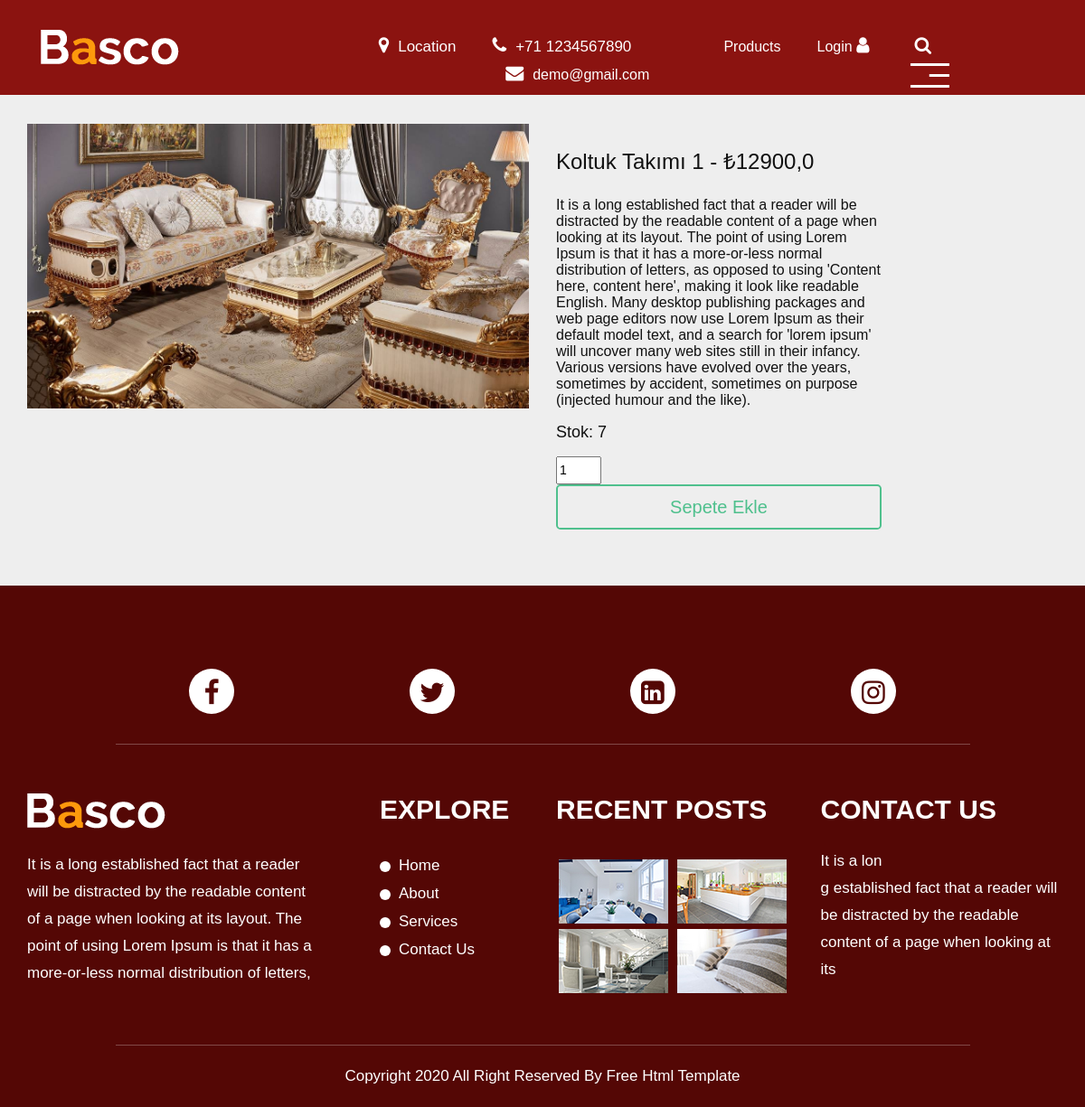
Page /detail/1/ on the committed database.
### appMy/models.py (models this page shows, shortened)
class Product(models.Model):
    category = models.ForeignKey(Category, verbose_name=("Kategori"), on_delete=models.CASCADE, null=True)
    title = models.CharField(("Başlık"), max_length=50)
    text = models.TextField(("Açıklama"))
    price = models.FloatField(("Ürün Fiyatı"))
    image = models.FileField(("Ürün Fotoğrafı"), upload_to='', max_length=100)
    stok = models.IntegerField(("Ürün Stok"))

### appMy/views.py (the view, shortened to what this page needs)
# urls.py: path('detail/<id>/', Detail, name='Detail'),
def Detail(request,id):
    product = get_object_or_404(Product, id=id)
    context = {"product": product}
    return render(request,'detail.html',context)

### appMy/templates/detail.html (shortened to what this page needs)
{% extends 'base.html' %}
{% load static %}
{% block body %}
            <div id="app">
                <div class="container container-space">
                    <div class="row">
                        <div class="col-md-6">
                            <img class="img-fluid" src="{{ product.image.url }}" alt="" />
                            <div class="product-thumbnails">
                                <ul>
                                    <li v-for="(image, index) in productImages"
                                        :class="[activeClass == index ? 'thumbnail-active': '']" :key="index"><img
                                            @click="currentThumnail(image.imageUrl, index)" :src="image.imageUrl" alt="" /></li>
                                </ul>
                            </div>
                        </div>
                        <div class="col-md-4">
                            <h1 class="my-4">{{ product.title }} - ₺{{ product.price }}</h1>
                            <h4 v-if="stockAvailability">{{ product.text }}</h4>
                            <h3 class="my-3">Stok: {{ product.stok }}</h3>
                            <form action="" method="POST">
                              <input style="width: 50px;" type="number" name="adet" id="adet" min="1" max="{{ product.stok }}" value="1">
                              <button type="submit" class="btn btn-outline-primary btn-lg btn-block btn-custom-color">
                                  Sepete Ekle
                              </button>
                            </form>
                        </div>
                    </div>
                </div>
            </div>
{% endblock body %}

### appMy/static/css/style.css (style rules this page uses)
body { color: #666666; font-size: 14px; font-family: 'Raleway', sans-serif; line-height: 1.80857; font-weight: normal; }
html { scroll-behavior: smooth; }
h1, h2, h3, h4, h5, h6 { letter-spacing: 0; font-weight: normal; position: relative; padding: 0; font-weight: normal; line-height: normal; color: #111111; margin: 0 }
h1 { font-size: 24px }
h3 { font-size: 18px }
h4 { font-size: 16px }
*, *::after, *::before { -webkit-box-sizing: border-box; -moz-box-sizing: border-box; box-sizing: border-box; }
ul, li, ol { margin: 0px; padding: 0px; list-style: none; }
a, .btn { text-decoration: none !important; outline: none !important; -webkit-transition: all .3s ease-in-out; -moz-transition: all .3s ease-in-out; -ms-transition: all .3s ease-in-out; -o-transition: all .3s ease-in-out; transition: all .3s ease-in-out; }
img { max-width: 100%; height: auto; }
button { border: 0; margin: 0; padding: 0; cursor: pointer; }
.container { max-width: 1170px; }

### appMy/templates/detail.html (style rules this page uses)
body { font-family: "Nunito", sans-serif; background-color: #eeeeee; }
.container-space { margin-top: 2rem; }
.product-thumbnails { display: flex; margin-top: 2rem; }
.product-thumbnails > ul { display: flex; list-style: none; padding-left: 0; }
.btn-custom-color { border: 2px solid #4fc08d; color: #4fc08d; }

### rows in the picture
Product: image (picture), title "Koltuk Takımı 1", price "12900,0", text "It is a long established fact that a reader will be distracted by the readable content of a page when looking at its layout. The point of using Lorem Ipsum is that it has a more-or-less normal distribution of letters, as opposed to using 'Content here, content here', making it look like readable English. Many desktop publishing packages and web page editors now use Lorem Ipsum as their default model text, and a search for 'lorem ipsum' will uncover many web sites still in their infancy. Various versions have evolved over the years, sometimes by accident, sometimes on purpose (injected humour and the like).", stok "7"
